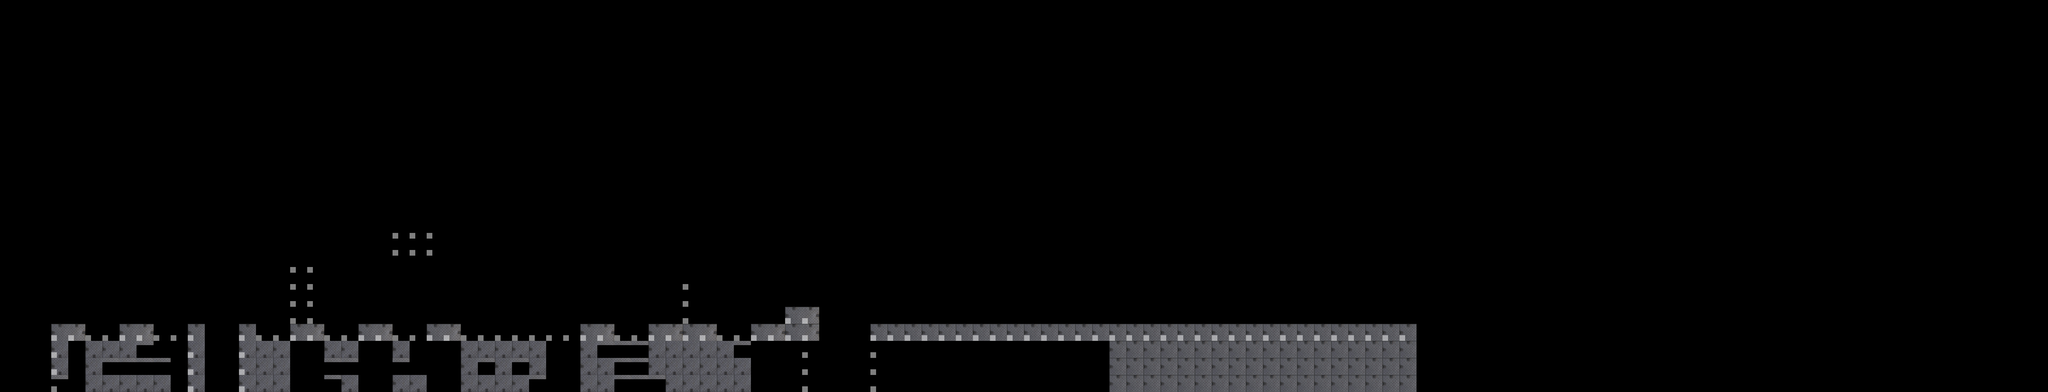

Below is a game level as drawn by its tile map, then a one-line description and the .tmx that defines it (tile-layer data replaced by summaries):
An orthogonal 120x23 tile map with 48x48 px tiles, 2 tile layers (Front, Blocks), 3 tilesets and 7 objects (camera_limit, t2, t1).

<map version="1.10" tiledversion="1.11.2" orientation="orthogonal" renderorder="right-down" width="120" height="23" tilewidth="48" tileheight="48" infinite="0" nextlayerid="4" nextobjectid="14">
 <properties>
  <property name="background_back" value="bg1_back" />
  <property name="background_front" value="" />
 </properties>
 <tileset firstgid="1" source="blocks.tsx" />
 <tileset firstgid="17" source="tileset1.tsx" />
 <tileset firstgid="1617" source="objects.tsx" />
 <objectgroup id="2" name="Objects">
  <object id="1" gid="1617" x="144" y="912" width="256" height="256" />
  <object id="7" name="camera_limit" x="96" y="624" width="144" height="144">
   <properties>
    <property name="bottom" value="t1" />
    <property name="top" value="t2" />
    <property name="type" value="camera_limit_trigger" />
   </properties>
  </object>
  <object id="8" name="t2" x="96" y="0" width="48" height="48">
   <properties>
    <property name="type" value="target" />
   </properties>
  </object>
  <object id="10" gid="1618" x="192" y="672" width="98" height="79" />
  <object id="11" gid="1618" x="720" y="912" width="98" height="79" />
  <object id="12" gid="1618" x="1776" y="576" width="98" height="79" />
  <object id="13" name="t1" x="96" y="1104" width="48" height="48">
   <properties>
    <property name="type" value="target" />
   </properties>
  </object>
 </objectgroup>
 <layer id="3" name="Front" width="120" height="23">
  <data>[2760 cells, 319 non-empty, 11 distinct tile ids]</data>
 </layer>
 <layer id="1" name="Blocks" width="120" height="23">
  <properties>
   <property name="block" value="" />
  </properties>
  <data>[2760 cells, 109 non-empty, 1 distinct tile ids]</data>
 </layer>
</map>